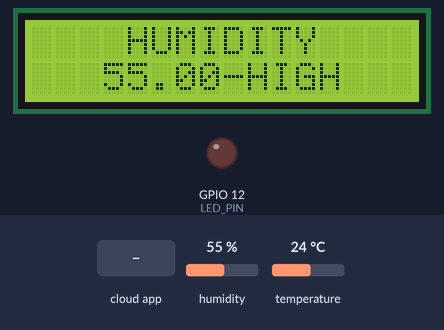
Bench run of a sketch on a simulated ESP32. On the bench: 16×2 character LCD, output pins drawn as LEDs (lit = HIGH). The inputs (shaded band) are chosen by the test bench; at power-on: temperature 24 °C, humidity 55 %. WiFi joins after 1.5 s; servers stay silent unless stated; what the sketch prints to the serial monitor is not drawn.

Above: at 2.6 s.
2.7 s: temperature set to 25.4 °C
At 11.0 s:
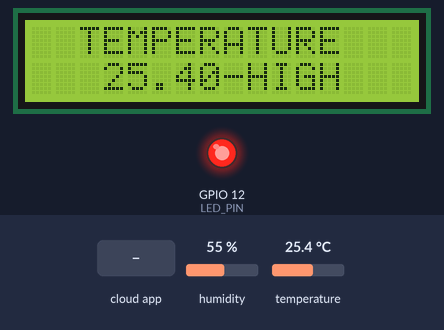
15.1 s: humidity set to 52 %
At 21.1 s:
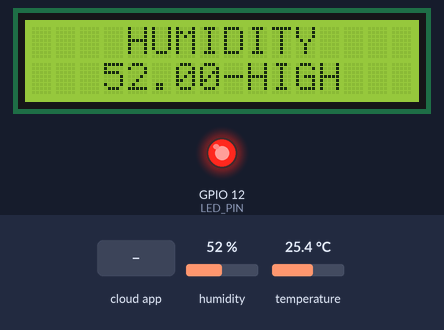
23.5 s: humidity set to 49 %
At 26.8 s:
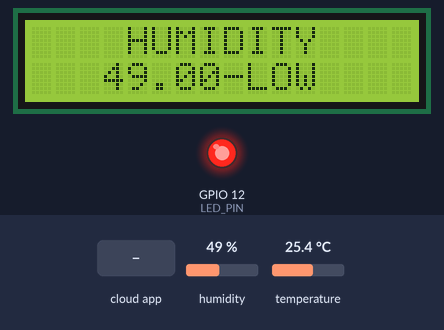
35.5 s: the phone or cloud app sets mesaj to 0
At 37.3 s:
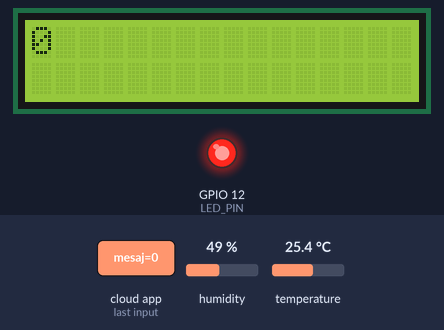
39.7 s: temperature set to 12 °C
At 46.9 s:
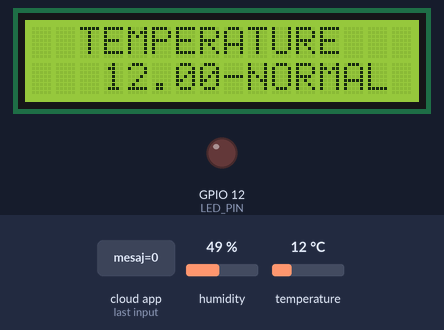
52.1 s: the phone or cloud app sets led to 1
At 54.4 s:
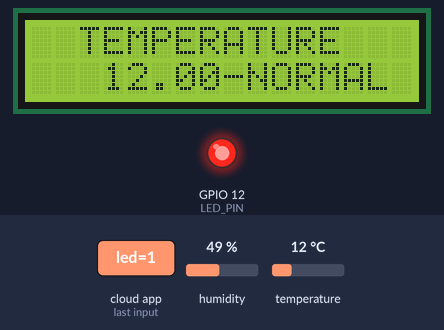
Timing chart, 0 to 58.5 s (numbered marks = the images above; inputs shaded):
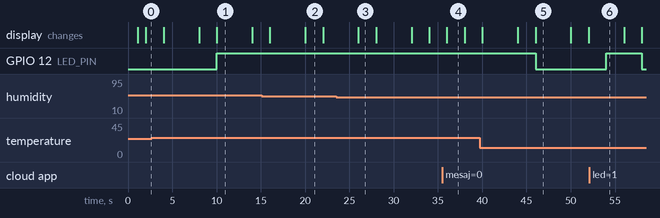

The sketch:

sketch.ino
```cpp
#include <Wire.h> //Arduino'nun I2C haberleşme protokolünü destekleyen kütüphane.
#include <LiquidCrystal_I2C.h> //: I2C arabirimi üzerinden kontrol edilebilen LCD ekranları kullanmak için gerekli kütüphane.
#include <DHT.h> // Sıcaklık ve nem gibi çevresel verileri okumak için DHT sensörlerini destekleyen kütüphane.
#include "thingProperties.h" //Arduino IoT Cloud ile bağlantı kurmak ve cihaz özelliklerini tanımlamak için kullanılan dosya.
//Bu dosya, projenin IoT yeteneklerini yönetmek için gereken fonksiyonları içerir.

#define DHTPIN 0          // DHT sensörünün bağlı olduğu pin
#define DHTTYPE DHT22     // DHT sensör tipi
#define LED_PIN 12        // LED'in bağlı olduğu pin numarası

const int I2C_ADDR = 0x27;  // LCD'nin I2C adresi
const int LCD_COLS = 16;    // LCD ekranının sütun sayısı
const int LCD_ROWS = 2;     // LCD ekranının satır sayısı

LiquidCrystal_I2C lcd = LiquidCrystal_I2C(I2C_ADDR, LCD_COLS, LCD_ROWS);// LCD nesnesi
DHT dht(DHTPIN, DHTTYPE); // DHT sensörü nesnesi

unsigned long previousMillis = 0; // Önceki zaman damgası
const long interval = 2000;  // Güncelleme aralığı (2 saniye)

int kontrol = 0; // Kontrol değişkeni, hangi işlemin yapılacağını belirler

void setup() {
  Serial.begin(9600);  // Seri haberleşmeyi başlat
  pinMode(LED_PIN, OUTPUT);  // LED pinini çıkış olarak ayarla

  dht.begin();  // DHT sensörünü başlat
  lcd.init();   // LCD ekranını başlat
  lcd.backlight();  // LCD arka ışığını aç
  lcd.setCursor(0,0);  // İmleci (0,0) konumuna getir
  lcd.print("LCD BASLATILIYOR");  // Başlangıç mesajını yazdır
  delay(1000);  // 1 saniye bekle
  lcd.clear();  // LCD ekranını temizle

  initProperties();  // IoT bulut özelliklerini başlat
  ArduinoCloud.begin(ArduinoIoTPreferredConnection);  // IoT bulutuna bağlan
  setDebugMessageLevel(2);  // Hata ayıklama seviyesini ayarla
  ArduinoCloud.printDebugInfo();  // Hata ayıklama bilgilerini yazdır
  Serial.println("Baglandi!");  // Seri monitöre bağlandı mesajı gönder
}

void loop() {
  unsigned long currentMillis = millis(); // Geçerli zaman damgasını al

  if (currentMillis - previousMillis >= interval) { /*Bu koşul, geçen zamanın belirlenen interval değerinden büyük
   veya eşit olup olmadığını kontrol eder. Eğer geçen zaman interval değerinden büyük veya eşitse, belirli bir işlemi
   yapma zamanı gelmiş demektir.*/
    previousMillis = currentMillis; // Zaman damgasını güncelle

    switch (kontrol) { // Kontrol değişkenine göre işlevi seç
      case 0:
        dhtVerilerimiOkuNem();  // Nem verilerini oku işlevini çağır
        break;
      case 1:
        dhtVerilerimiOkuSicaklik(); // Sıcaklık verilerini oku işlevini çağır
        break;
      case 2:
        ArduinoCloud.update(); // IoT bulutunu güncelle işlevini çağır
        break;
    }

    kontrol++;
    if (kontrol == 3) { /*kontrol değişkeninin 3 olduğu durumda, yani üç işlev çağrıldıktan sonra,
    kontrol değerini 0'a sıfırlar. Böylece döngü tekrar başa döner ve işlevler döngü içinde tekrar çağrılmaya başlar.*/
      kontrol = 0;
    }
  }
}

void onLedChange() {
  if (led == true || sicaklik >= 25) {  // LED durumunu kontrol et
    digitalWrite(LED_PIN, HIGH);  // LED'i yak
  } else {
    digitalWrite(LED_PIN, LOW); // LED'i söndür
  }
}

void onMesajChange() {
  if (mesaj != "") { // Mesaj var mı kontrol et
    mesaj.trim();  //mesaji temizle
    lcd.clear();  // LCD ekranını temizle
    lcd.setCursor(0, 0);   // İmleci (0,0) konumuna getir
    lcd.print(mesaj);  // Mesajı yazdır
  }
}

void dhtVerilerimiOkuNem() {

  lcd.clear();
  float humidity = dht.readHumidity();  // Nem verilerini oku
  nem = humidity; // Nem değerini güncelle


  Serial.print("Humidity: "); //konsola nem bilgilerini yazdır
  Serial.print(humidity);
  Serial.print("%");

  lcd.setCursor(4, 0); // İmleci (4,0) konumuna getir
  lcd.print("HUMIDITY"); // "HUMIDITY" yazısını yazdır (LCD ekrana)
  lcd.setCursor(3, 1);  // İmleci (3,1) konumuna getir
  lcd.print(humidity);   // Nem değerini yazdır
  lcd.setCursor(8, 1); // İmleci (8,1) konumuna getir
  lcd.print(humidity <= 50 ? "-LOW" : "-HIGH");//nem<50 ise low, nem>50 ise high
}

void dhtVerilerimiOkuSicaklik() {

  lcd.clear();  // LCD ekranını temizle
  float humidity = dht.readHumidity();     // Nem verilerini oku
  float temperature = dht.readTemperature();  // Sıcaklık verilerini oku
  sicaklik = temperature; // Sıcaklık değerini güncelle

  Serial.print(" || "); //konsola sicaklik bilgilerini yazdir
  Serial.print("Temperature: ");
  Serial.print(temperature);
  Serial.println("°C");

  lcd.setCursor(2, 0); // İmleci (2,0) konumuna getir
  lcd.print("TEMPERATURE"); // "TEMPERATURE" yazısını yazdır (LCD ekrana)
  lcd.setCursor(3, 1); // İmleci (3,1) konumuna getir
  lcd.print(temperature); // Sıcaklık değerini yazdır
  lcd.setCursor(8, 1); // İmleci (8,1) konumuna getir

  if (temperature < 0) { // Sıcaklık çok düşük mü kontrol et
    lcd.setCursor(0, 1); // İmleci (0,1) konumuna getir
    lcd.print(temperature); // Sıcaklık değerini yazdır
    lcd.setCursor(6, 1); // İmleci (6,1) konumuna getir
    lcd.print("-VERY LOW");
    digitalWrite(LED_PIN, LOW); // LED'i söndür

  } else if (temperature <= 25) { // Sıcaklık normal mi kontrol et
    lcd.print("-NORMAL");
    digitalWrite(LED_PIN, LOW); // LED'i söndür

  } else { //sicaklik>25 ise yani cok yuksekse
    lcd.print("-HIGH");
    digitalWrite(LED_PIN, HIGH); // LED'i yak
  }
}
```

thingProperties.h
```cpp
#include <ArduinoIoTCloud.h>
#include <Arduino_ConnectionHandler.h>

const char DEVICE_LOGIN_NAME[]  = "29cea459-ca2a-46d2-9764-d117efa8445e";

const char SSID[]               = "Wokwi-GUEST";    // Network SSID (name)
const char PASS[]               = "";    // Network password (use for WPA, or use as key for WEP)
const char DEVICE_KEY[]  = "TWLzEXPbHW!hNHzjOr!iQFjUN";    // Secret device password

void onMesajChange();
void onLedChange();

String mesaj;
CloudTemperatureSensor sicaklik;
CloudRelativeHumidity nem;
bool led;

void initProperties(){

  ArduinoCloud.setBoardId(DEVICE_LOGIN_NAME);
  ArduinoCloud.setSecretDeviceKey(DEVICE_KEY);
  ArduinoCloud.addProperty(mesaj, READWRITE, ON_CHANGE, onMesajChange);
  ArduinoCloud.addProperty(sicaklik, READ, ON_CHANGE, NULL);
  ArduinoCloud.addProperty(nem, READ, ON_CHANGE, NULL);
  ArduinoCloud.addProperty(led, READWRITE, ON_CHANGE, onLedChange);

}

WiFiConnectionHandler ArduinoIoTPreferredConnection(SSID, PASS);
```

Measured:
- the behaviour switches between 25 and 25.1 °C on temperature (found by bisection; images 0 and 1)
- the behaviour switches between 51 and 50 % on humidity (found by bisection; images 2 and 3)
- after the input at 2.7 s, GPIO 12 (LED_PIN): LOW → HIGH after 7.3 s; the display: first differs from a run without the input after 7.3 s (image 1)
- after the input at 15.1 s, the display: first differs from a run without the input after 4.9 s (image 2)
- after the input at 23.5 s, the display: changes after 2.5 s (image 3)
- after the input at 35.5 s, the display: changes after 0.51 s (image 4)
- after the input at 39.7 s, GPIO 12 (LED_PIN): HIGH → LOW after 6.3 s; the display: first differs from a run without the input after 6.3 s (image 5)
- after the input at 52.1 s, GPIO 12 (LED_PIN): LOW → HIGH after 1.9 s, → LOW 4.0 s later
